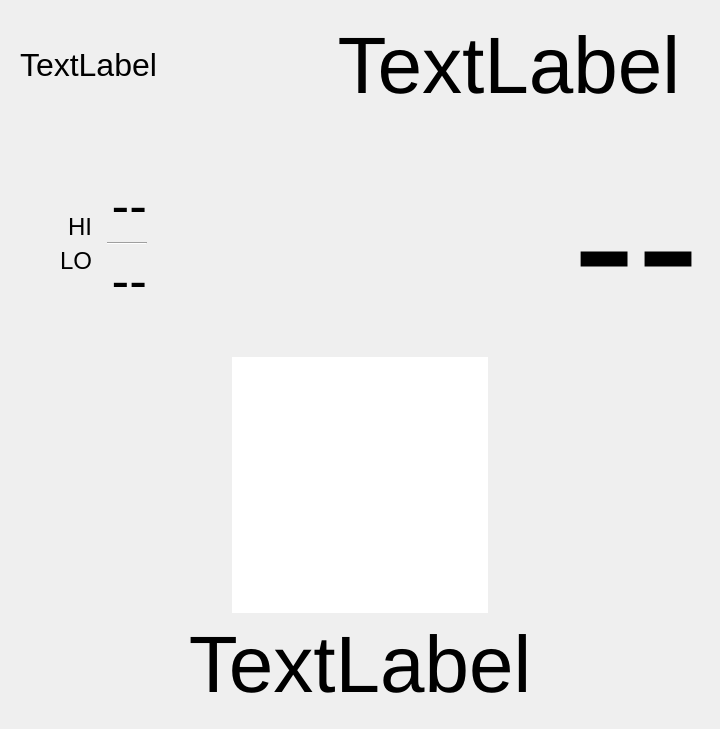
<?xml version="1.0" encoding="UTF-8"?>
<ui version="4.0">
 <class>Form</class>
 <widget class="QWidget" name="Form">
  <property name="geometry">
   <rect>
    <x>0</x>
    <y>0</y>
    <width>720</width>
    <height>720</height>
   </rect>
  </property>
  <property name="windowTitle">
   <string>Form</string>
  </property>
  <layout class="QGridLayout" name="gridLayout">
   <property name="sizeConstraint">
    <enum>QLayout::SetMinAndMaxSize</enum>
   </property>
   <property name="leftMargin">
    <number>20</number>
   </property>
   <property name="topMargin">
    <number>20</number>
   </property>
   <property name="rightMargin">
    <number>20</number>
   </property>
   <property name="bottomMargin">
    <number>20</number>
   </property>
   <item row="0" column="0">
    <layout class="QVBoxLayout" name="verticalLayout_3">
     <item>
      <layout class="QHBoxLayout" name="horizontalLayout">
       <item>
        <widget class="QLabel" name="currentDate">
         <property name="font">
          <font>
           <pointsize>24</pointsize>
           <kerning>true</kerning>
          </font>
         </property>
         <property name="text">
          <string>TextLabel</string>
         </property>
         <property name="alignment">
          <set>Qt::AlignLeading|Qt::AlignLeft|Qt::AlignVCenter</set>
         </property>
        </widget>
       </item>
       <item>
        <widget class="QLabel" name="currentTime">
         <property name="sizePolicy">
          <sizepolicy hsizetype="Maximum" vsizetype="Preferred">
           <horstretch>0</horstretch>
           <verstretch>0</verstretch>
          </sizepolicy>
         </property>
         <property name="font">
          <font>
           <pointsize>60</pointsize>
           <kerning>true</kerning>
          </font>
         </property>
         <property name="text">
          <string>TextLabel</string>
         </property>
         <property name="alignment">
          <set>Qt::AlignRight|Qt::AlignTop|Qt::AlignTrailing</set>
         </property>
         <property name="margin">
          <number>0</number>
         </property>
         <property name="indent">
          <number>-1</number>
         </property>
        </widget>
       </item>
       <item>
        <spacer name="horizontalSpacer_5">
         <property name="orientation">
          <enum>Qt::Horizontal</enum>
         </property>
         <property name="sizeType">
          <enum>QSizePolicy::Fixed</enum>
         </property>
         <property name="sizeHint" stdset="0">
          <size>
           <width>20</width>
           <height>20</height>
          </size>
         </property>
        </spacer>
       </item>
      </layout>
     </item>
     <item>
      <spacer name="verticalSpacer">
       <property name="orientation">
        <enum>Qt::Vertical</enum>
       </property>
       <property name="sizeType">
        <enum>QSizePolicy::Minimum</enum>
       </property>
       <property name="sizeHint" stdset="0">
        <size>
         <width>20</width>
         <height>20</height>
        </size>
       </property>
      </spacer>
     </item>
     <item>
      <layout class="QHBoxLayout" name="horizontalLayout_3">
       <item>
        <layout class="QHBoxLayout" name="horizontalLayout_2">
         <item>
          <spacer name="horizontalSpacer_2">
           <property name="orientation">
            <enum>Qt::Horizontal</enum>
           </property>
           <property name="sizeType">
            <enum>QSizePolicy::Fixed</enum>
           </property>
           <property name="sizeHint" stdset="0">
            <size>
             <width>40</width>
             <height>20</height>
            </size>
           </property>
          </spacer>
         </item>
         <item>
          <layout class="QVBoxLayout" name="verticalLayout_2">
           <item>
            <widget class="QLabel" name="label">
             <property name="font">
              <font>
               <pointsize>18</pointsize>
              </font>
             </property>
             <property name="text">
              <string>HI</string>
             </property>
             <property name="alignment">
              <set>Qt::AlignBottom|Qt::AlignRight|Qt::AlignTrailing</set>
             </property>
            </widget>
           </item>
           <item>
            <widget class="QLabel" name="label_2">
             <property name="font">
              <font>
               <pointsize>18</pointsize>
              </font>
             </property>
             <property name="text">
              <string>LO</string>
             </property>
             <property name="alignment">
              <set>Qt::AlignRight|Qt::AlignTop|Qt::AlignTrailing</set>
             </property>
            </widget>
           </item>
          </layout>
         </item>
         <item>
          <widget class="QFrame" name="frame">
           <layout class="QVBoxLayout" name="verticalLayout">
            <item>
             <widget class="QLabel" name="hiTemp">
              <property name="font">
               <font>
                <pointsize>40</pointsize>
               </font>
              </property>
              <property name="text">
               <string>--</string>
              </property>
              <property name="alignment">
               <set>Qt::AlignBottom|Qt::AlignRight|Qt::AlignTrailing</set>
              </property>
             </widget>
            </item>
            <item>
             <widget class="Line" name="line">
              <property name="minimumSize">
               <size>
                <width>40</width>
                <height>0</height>
               </size>
              </property>
              <property name="orientation">
               <enum>Qt::Horizontal</enum>
              </property>
             </widget>
            </item>
            <item>
             <widget class="QLabel" name="loTemp">
              <property name="font">
               <font>
                <pointsize>40</pointsize>
               </font>
              </property>
              <property name="text">
               <string>--</string>
              </property>
              <property name="alignment">
               <set>Qt::AlignRight|Qt::AlignTop|Qt::AlignTrailing</set>
              </property>
             </widget>
            </item>
           </layout>
          </widget>
         </item>
        </layout>
       </item>
       <item>
        <spacer name="horizontalSpacer">
         <property name="orientation">
          <enum>Qt::Horizontal</enum>
         </property>
         <property name="sizeHint" stdset="0">
          <size>
           <width>40</width>
           <height>20</height>
          </size>
         </property>
        </spacer>
       </item>
       <item>
        <widget class="QLabel" name="currentTemperature">
         <property name="font">
          <font>
           <pointsize>144</pointsize>
          </font>
         </property>
         <property name="text">
          <string>--</string>
         </property>
         <property name="alignment">
          <set>Qt::AlignCenter</set>
         </property>
        </widget>
       </item>
      </layout>
     </item>
     <item>
      <layout class="QHBoxLayout" name="horizontalLayout_5">
       <item>
        <spacer name="horizontalSpacer_4">
         <property name="orientation">
          <enum>Qt::Horizontal</enum>
         </property>
         <property name="sizeHint" stdset="0">
          <size>
           <width>40</width>
           <height>20</height>
          </size>
         </property>
        </spacer>
       </item>
       <item>
        <widget class="QGraphicsView" name="graphicsView">
         <property name="minimumSize">
          <size>
           <width>256</width>
           <height>256</height>
          </size>
         </property>
         <property name="maximumSize">
          <size>
           <width>256</width>
           <height>256</height>
          </size>
         </property>
         <property name="frameShape">
          <enum>QFrame::NoFrame</enum>
         </property>
        </widget>
       </item>
       <item>
        <spacer name="horizontalSpacer_3">
         <property name="orientation">
          <enum>Qt::Horizontal</enum>
         </property>
         <property name="sizeHint" stdset="0">
          <size>
           <width>40</width>
           <height>20</height>
          </size>
         </property>
        </spacer>
       </item>
      </layout>
     </item>
     <item>
      <widget class="QLabel" name="currentCondition">
       <property name="font">
        <font>
         <pointsize>60</pointsize>
        </font>
       </property>
       <property name="text">
        <string>TextLabel</string>
       </property>
       <property name="alignment">
        <set>Qt::AlignCenter</set>
       </property>
      </widget>
     </item>
     <item>
      <spacer name="verticalSpacer_2">
       <property name="orientation">
        <enum>Qt::Vertical</enum>
       </property>
       <property name="sizeType">
        <enum>QSizePolicy::Preferred</enum>
       </property>
       <property name="sizeHint" stdset="0">
        <size>
         <width>20</width>
         <height>40</height>
        </size>
       </property>
      </spacer>
     </item>
    </layout>
   </item>
  </layout>
 </widget>
 <resources/>
 <connections/>
</ui>
